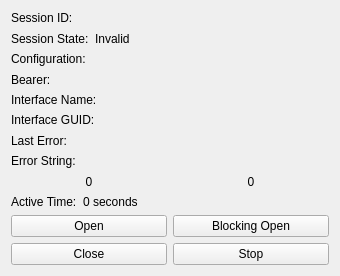
<?xml version="1.0" encoding="UTF-8"?>
<ui version="4.0">
 <class>SessionWidget</class>
 <widget class="QWidget" name="SessionWidget">
  <property name="geometry">
   <rect>
    <x>0</x>
    <y>0</y>
    <width>340</width>
    <height>276</height>
   </rect>
  </property>
  <property name="windowTitle">
   <string>Session Details</string>
  </property>
  <layout class="QVBoxLayout" name="verticalLayout_2">
   <item>
    <layout class="QVBoxLayout" name="verticalLayout">
     <item>
      <layout class="QHBoxLayout" name="sessionIdLayout">
       <item>
        <widget class="QLabel" name="sessionIdLabel">
         <property name="text">
          <string>Session ID:</string>
         </property>
        </widget>
       </item>
       <item>
        <widget class="QLabel" name="sessionId">
         <property name="sizePolicy">
          <sizepolicy hsizetype="MinimumExpanding" vsizetype="Preferred">
           <horstretch>0</horstretch>
           <verstretch>0</verstretch>
          </sizepolicy>
         </property>
         <property name="text">
          <string/>
         </property>
        </widget>
       </item>
      </layout>
     </item>
     <item>
      <layout class="QHBoxLayout" name="sessionStateLayout">
       <item>
        <widget class="QLabel" name="sessionStateLabel">
         <property name="sizePolicy">
          <sizepolicy hsizetype="Preferred" vsizetype="Preferred">
           <horstretch>0</horstretch>
           <verstretch>0</verstretch>
          </sizepolicy>
         </property>
         <property name="text">
          <string>Session State:</string>
         </property>
        </widget>
       </item>
       <item>
        <widget class="QLabel" name="sessionState">
         <property name="sizePolicy">
          <sizepolicy hsizetype="MinimumExpanding" vsizetype="Preferred">
           <horstretch>0</horstretch>
           <verstretch>0</verstretch>
          </sizepolicy>
         </property>
         <property name="text">
          <string>Invalid</string>
         </property>
        </widget>
       </item>
      </layout>
     </item>
     <item>
      <layout class="QHBoxLayout" name="configurationLayout">
       <item>
        <widget class="QLabel" name="configurationLabel">
         <property name="text">
          <string>Configuration:</string>
         </property>
        </widget>
       </item>
       <item>
        <widget class="QLabel" name="configuration">
         <property name="sizePolicy">
          <sizepolicy hsizetype="MinimumExpanding" vsizetype="Preferred">
           <horstretch>0</horstretch>
           <verstretch>0</verstretch>
          </sizepolicy>
         </property>
         <property name="text">
          <string/>
         </property>
        </widget>
       </item>
      </layout>
     </item>
     <item>
      <layout class="QHBoxLayout" name="bearerLayout">
       <item>
        <widget class="QLabel" name="bearerLabel">
         <property name="text">
          <string>Bearer:</string>
         </property>
        </widget>
       </item>
       <item>
        <widget class="QLabel" name="bearer">
         <property name="sizePolicy">
          <sizepolicy hsizetype="MinimumExpanding" vsizetype="Preferred">
           <horstretch>0</horstretch>
           <verstretch>0</verstretch>
          </sizepolicy>
         </property>
         <property name="text">
          <string/>
         </property>
        </widget>
       </item>
      </layout>
     </item>
     <item>
      <layout class="QHBoxLayout" name="interfaceNameLayout">
       <item>
        <widget class="QLabel" name="interfaceNameLabel">
         <property name="text">
          <string>Interface Name:</string>
         </property>
        </widget>
       </item>
       <item>
        <widget class="QLabel" name="interfaceName">
         <property name="sizePolicy">
          <sizepolicy hsizetype="MinimumExpanding" vsizetype="Preferred">
           <horstretch>0</horstretch>
           <verstretch>0</verstretch>
          </sizepolicy>
         </property>
         <property name="text">
          <string/>
         </property>
        </widget>
       </item>
      </layout>
     </item>
     <item>
      <layout class="QHBoxLayout" name="interfaceGuidLayout">
       <item>
        <widget class="QLabel" name="interfaceGuidLabel">
         <property name="text">
          <string>Interface GUID:</string>
         </property>
        </widget>
       </item>
       <item>
        <widget class="QLabel" name="interfaceGuid">
         <property name="sizePolicy">
          <sizepolicy hsizetype="MinimumExpanding" vsizetype="Preferred">
           <horstretch>0</horstretch>
           <verstretch>0</verstretch>
          </sizepolicy>
         </property>
         <property name="text">
          <string/>
         </property>
        </widget>
       </item>
      </layout>
     </item>
     <item>
      <layout class="QHBoxLayout" name="lastErrorLayout">
       <item>
        <widget class="QLabel" name="lastErrorLabel">
         <property name="text">
          <string>Last Error:</string>
         </property>
        </widget>
       </item>
       <item>
        <widget class="QLabel" name="lastError">
         <property name="sizePolicy">
          <sizepolicy hsizetype="MinimumExpanding" vsizetype="Preferred">
           <horstretch>0</horstretch>
           <verstretch>0</verstretch>
          </sizepolicy>
         </property>
         <property name="text">
          <string/>
         </property>
        </widget>
       </item>
      </layout>
     </item>
     <item>
      <layout class="QHBoxLayout" name="errorStringLayout">
       <item>
        <widget class="QLabel" name="errorStringLabel">
         <property name="text">
          <string>Error String:</string>
         </property>
        </widget>
       </item>
       <item>
        <widget class="QLabel" name="errorString">
         <property name="sizePolicy">
          <sizepolicy hsizetype="MinimumExpanding" vsizetype="Preferred">
           <horstretch>0</horstretch>
           <verstretch>0</verstretch>
          </sizepolicy>
         </property>
         <property name="text">
          <string/>
         </property>
        </widget>
       </item>
      </layout>
     </item>
     <item>
      <layout class="QHBoxLayout" name="horizontalLayout_3">
       <item>
        <widget class="QLabel" name="rxData">
         <property name="text">
          <string>0</string>
         </property>
         <property name="alignment">
          <set>Qt::AlignCenter</set>
         </property>
        </widget>
       </item>
       <item>
        <widget class="QLabel" name="txData">
         <property name="text">
          <string>0</string>
         </property>
         <property name="alignment">
          <set>Qt::AlignCenter</set>
         </property>
        </widget>
       </item>
      </layout>
     </item>
     <item>
      <layout class="QHBoxLayout" name="horizontalLayout_4">
       <item>
        <widget class="QLabel" name="label_3">
         <property name="text">
          <string>Active Time:</string>
         </property>
        </widget>
       </item>
       <item>
        <widget class="QLabel" name="activeTime">
         <property name="sizePolicy">
          <sizepolicy hsizetype="MinimumExpanding" vsizetype="Preferred">
           <horstretch>0</horstretch>
           <verstretch>0</verstretch>
          </sizepolicy>
         </property>
         <property name="text">
          <string>0 seconds</string>
         </property>
        </widget>
       </item>
      </layout>
     </item>
     <item>
      <layout class="QHBoxLayout" name="horizontalLayout">
       <item>
        <widget class="QPushButton" name="openSessionButton">
         <property name="text">
          <string>Open</string>
         </property>
        </widget>
       </item>
       <item>
        <widget class="QPushButton" name="openSyncSessionButton">
         <property name="text">
          <string>Blocking Open</string>
         </property>
        </widget>
       </item>
      </layout>
     </item>
     <item>
      <layout class="QHBoxLayout" name="horizontalLayout_2">
       <item>
        <widget class="QPushButton" name="closeSessionButton">
         <property name="text">
          <string>Close</string>
         </property>
        </widget>
       </item>
       <item>
        <widget class="QPushButton" name="stopSessionButton">
         <property name="text">
          <string>Stop</string>
         </property>
        </widget>
       </item>
      </layout>
     </item>
    </layout>
   </item>
  </layout>
 </widget>
 <resources/>
 <connections/>
</ui>
